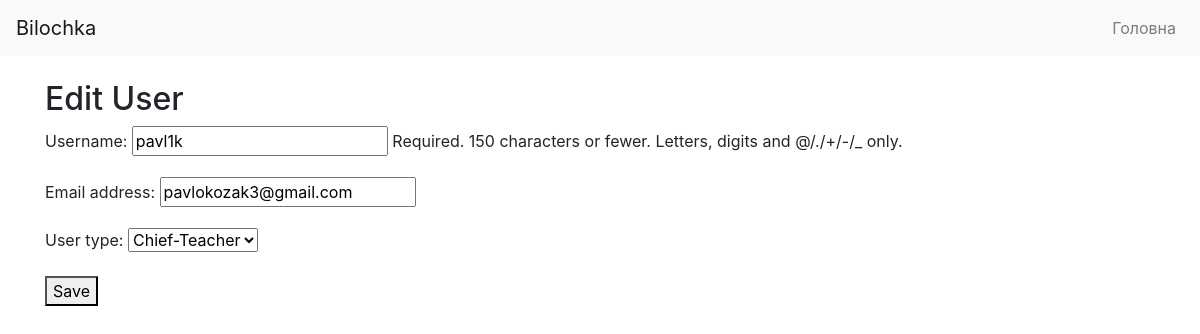
The app's page /users/3/update/ (signed in) with its own data.
### main/models.py (models this page shows)
class User(AbstractUser):
    USER_TYPE_CHOICES = (
        (1, 'Teacher'),
        (2, 'Chief-Teacher'),
        (3, 'Student'),
    )
    user_type = models.PositiveSmallIntegerField(choices=USER_TYPE_CHOICES, default=3)
    objects = CustomUserManager()

### main/views.py (the view)
# urls.py: path('users/<int:pk>/update/', views.user_update, name='user_update'),
@login_required
def user_update(request, pk):
    user = get_object_or_404(User, pk=pk)
    if request.method == 'POST':
        form = UserForm(request.POST, instance=user)
        if form.is_valid():
            form.save()
            return redirect('user_list')
    else:
        form = UserForm(instance=user)
    return render(request, 'main/user_form.html', {'form': form})

### main/forms.py
class UserForm(forms.ModelForm):
    class Meta:
        model = User
        fields = ['username', 'email', 'user_type']

### templates/main/user_form.html (shortened to what this page needs)
{% extends 'base.html' %}
{% block content %}
  <h2>{{ form.instance.pk|yesno:"Edit User,Add User" }}</h2>
  <form method="post">
    {{ form.as_p }}
    <button type="submit">Save</button>
  </form>
{% endblock %}

### records on screen
User: instance.pk "Edit User", username "pavl1k", email "pavlokozak3@gmail.com", user_type "Chief-Teacher"
